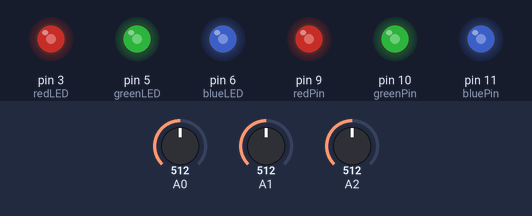
Simulated run of this sketch. Board: Arduino Uno, built with avr-gcc and run on an emulated ATmega328P. On the bench: output pins drawn as LEDs (lit = HIGH). The inputs (shaded band) are chosen by the test bench; at power-on: A0 = 512, A1 = 512, A2 = 512.

Above: at 1.2 s.
1.3 s: A0 set to 716
At 2.0 s:
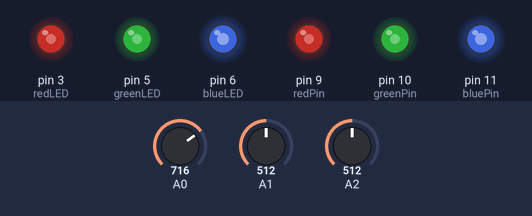
2.8 s: A1 set to 716
At 3.2 s:
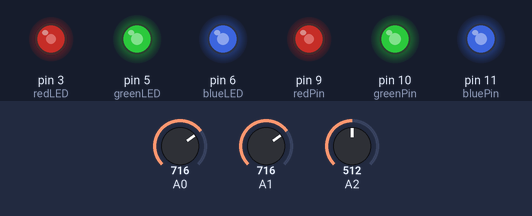
4.3 s: A2 set to 716
At 5.5 s:
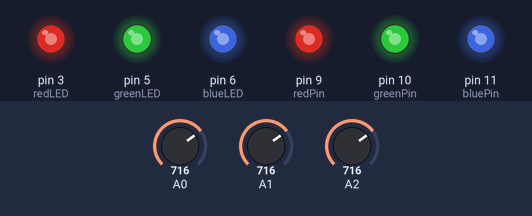
5.8 s: A0 set to 900
At 6.7 s:
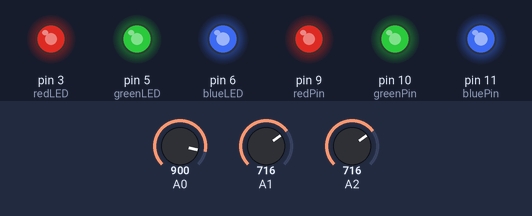
7.3 s: A1 set to 900
At 7.8 s:
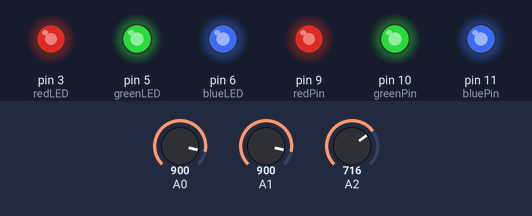
8.8 s: A2 set to 900
At 10.1 s:
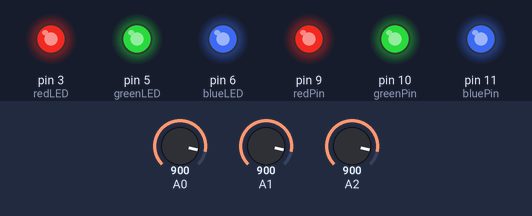
Timing chart, 0 to 11.3 s (numbered marks = the images above; inputs shaded):
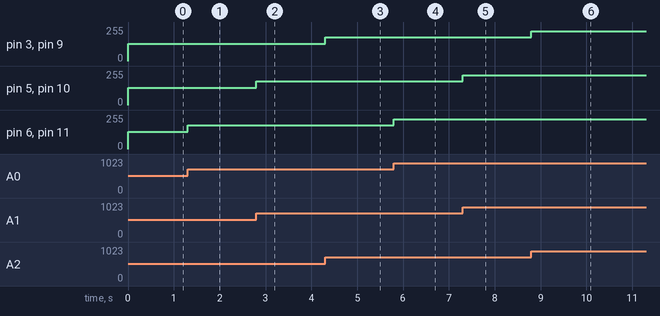

Measured:
- after the input at 1.3 s, pin 6 (blueLED), pin 11 (bluePin): 128/255 → 179/255 at once
- after the input at 2.8 s, pin 5 (greenLED), pin 10 (greenPin): 128/255 → 179/255 at once
- after the input at 4.3 s, pin 3 (redLED), pin 9 (redPin): 128/255 → 179/255 at once
- after the input at 5.8 s, pin 6 (blueLED), pin 11 (bluePin): 179/255 → 225/255 at once
- after the input at 7.3 s, pin 5 (greenLED), pin 10 (greenPin): 179/255 → 225/255 at once
- after the input at 8.8 s, pin 3 (redLED), pin 9 (redPin): 179/255 → 225/255 at once

The sketch:

colorMixer.ino
```cpp
/*
   RGB LED with each color controlled by a poteniometer
   @author Dustin Mullins
   last updated 9/3/2022
*/
int redPin = 9;
int greenPin = 10;
int bluePin = 11;

int redLED = 3;
int greenLED = 5;
int blueLED = 6;

int redValue = 0;
int greenValue = 0;
int blueValue = 0;

// the setup routine runs once when you press reset:
void setup() {
  pinMode(redPin, OUTPUT);
  pinMode(greenPin, OUTPUT);
  pinMode(bluePin, OUTPUT);

  pinMode(redLED, OUTPUT);
  pinMode(greenLED, OUTPUT);
  pinMode(blueLED, OUTPUT);
}

// the loop routine runs over and over again forever:
void loop() {
  redValue = analogRead(A2) * 0.25;
  greenValue = analogRead(A1) * 0.25;
  blueValue = analogRead(A0) * 0.25;

  analogWrite(redLED, redValue);
  analogWrite(greenLED, greenValue);
  analogWrite(blueLED, blueValue);

  analogWrite(redPin, redValue);
  analogWrite(greenPin, greenValue);
  analogWrite(bluePin, blueValue);

  delay(1);        // delay in between reads for stability
}
```
